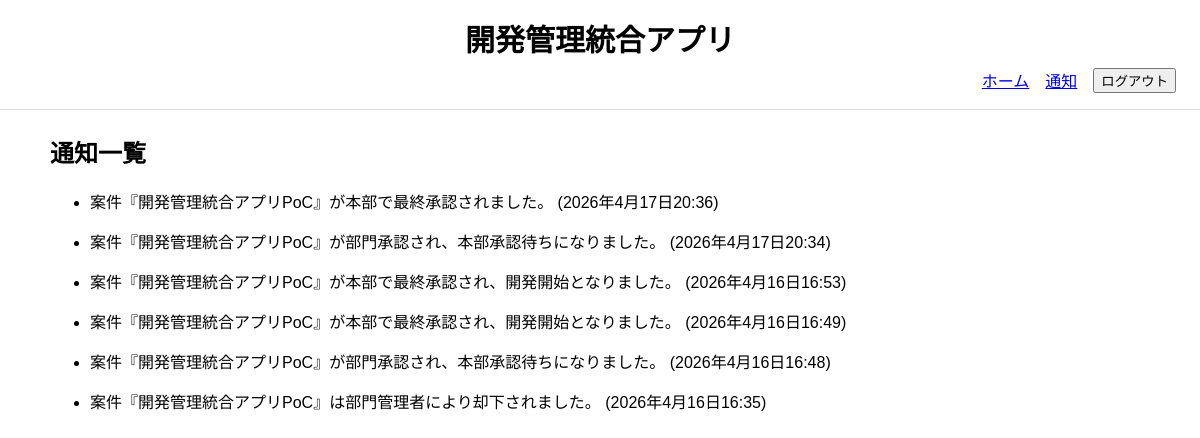
/notifications/ (signed in), run on an earlier commit of the app's database.
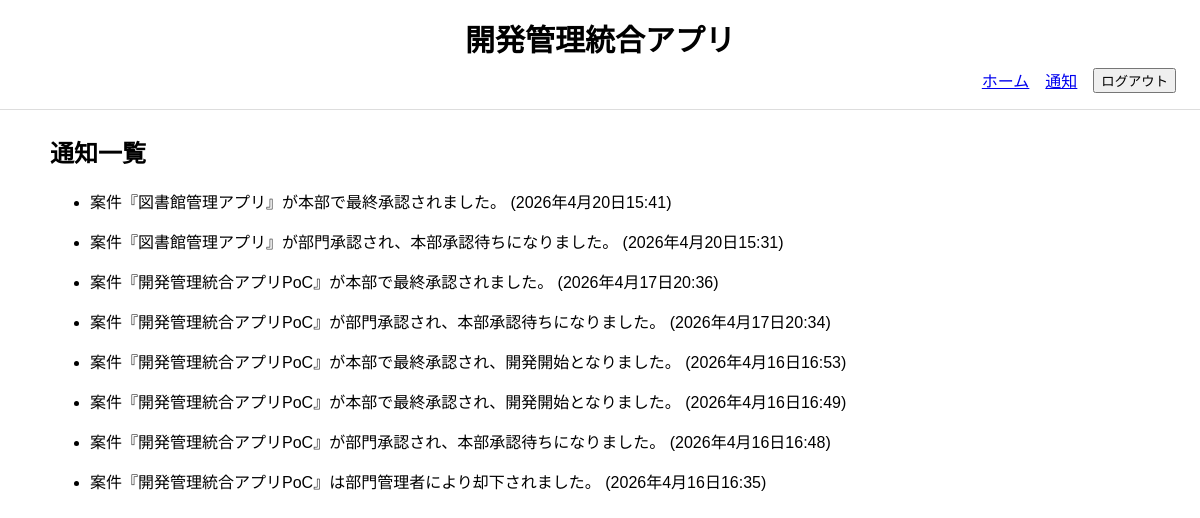
And on a later commit of the database.
### project_management_app/models.py (models this page shows, shortened)
class Notification(models.Model):
    recipient = models.ForeignKey(
        CustomUser,
        verbose_name="通知先",
        on_delete=models.CASCADE,
        related_name="notifications",
    )
    project = models.ForeignKey(
        Project,
        verbose_name="対象案件",
        on_delete=models.CASCADE,
        related_name="notifications",
        null=True,
        blank=True,
    )
    message = models.TextField("メッセージ")
    is_read = models.BooleanField("既読", default=False)
    created_at = models.DateTimeField("通知日時", auto_now_add=True)
    class Meta:
        verbose_name = "通知"
        verbose_name_plural = "通知"
        ordering = ["-created_at"]

### project_management_app/views.py (the view)
# urls.py: path("notifications/", NotificationListView.as_view(), name="notifications"),
class NotificationListView(LoginRequiredMixin, ListView):
    model = Notification
    template_name = "project_management_app/notifications.html"
    context_object_name = "notifications"
    def get_queryset(self):
        LIMIT = 15
        self.request.user.notifications.filter(
            is_read=False
        ).update(is_read=True)
        return self.request.user.notifications.select_related(
            "project"
        ).order_by("-created_at")[:LIMIT]

### project_management_app/context_processors.py (called while the page is built)
def notification_count(request):
    if request.user.is_authenticated:
        count = Notification.objects.filter(
            recipient=request.user,
            is_read=False
        ).count()
    else:
        count = 0
    return {
        "unread_notification_count": count
    }

def pending_approval_count(request):
    if request.user.is_authenticated:
        if request.user.role == "manager":
            count = Project.objects.filter(
                department=request.user.department,
                status=Project.Status.PENDING_MANAGER
            ).count()
        elif request.user.role == "hq":
            count = Project.objects.filter(
                status=Project.Status.PENDING_HQ
            ).count()
        else:
            count = 0
    else:
        count = 0
    return {
        "pending_approval_count": count
    }

### project_management_app/templates/project_management_app/notifications.html (shortened to what this page needs)
{% extends "project_management_app/base.html" %}
{% block content %}
    <h2>通知一覧</h2>
    <ul>
        {% for n in notifications %}
            <li>
                <p class="{% if not n.is_read %}unread-row{% endif %}">
                    {{ n.message }}
                    ({{ n.created_at }})
                </p>
            </li>
        {% endfor %}
    </ul>
{% endblock %}

What changed in the data, as far as the page shows it:
added Notification: message "案件『図書館管理アプリ』が本部で最終承認されました。", created_at "2026年4月20日15:41"
added Notification: message "案件『図書館管理アプリ』が部門承認され、本部承認待ちになりました。", created_at "2026年4月20日15:31"
